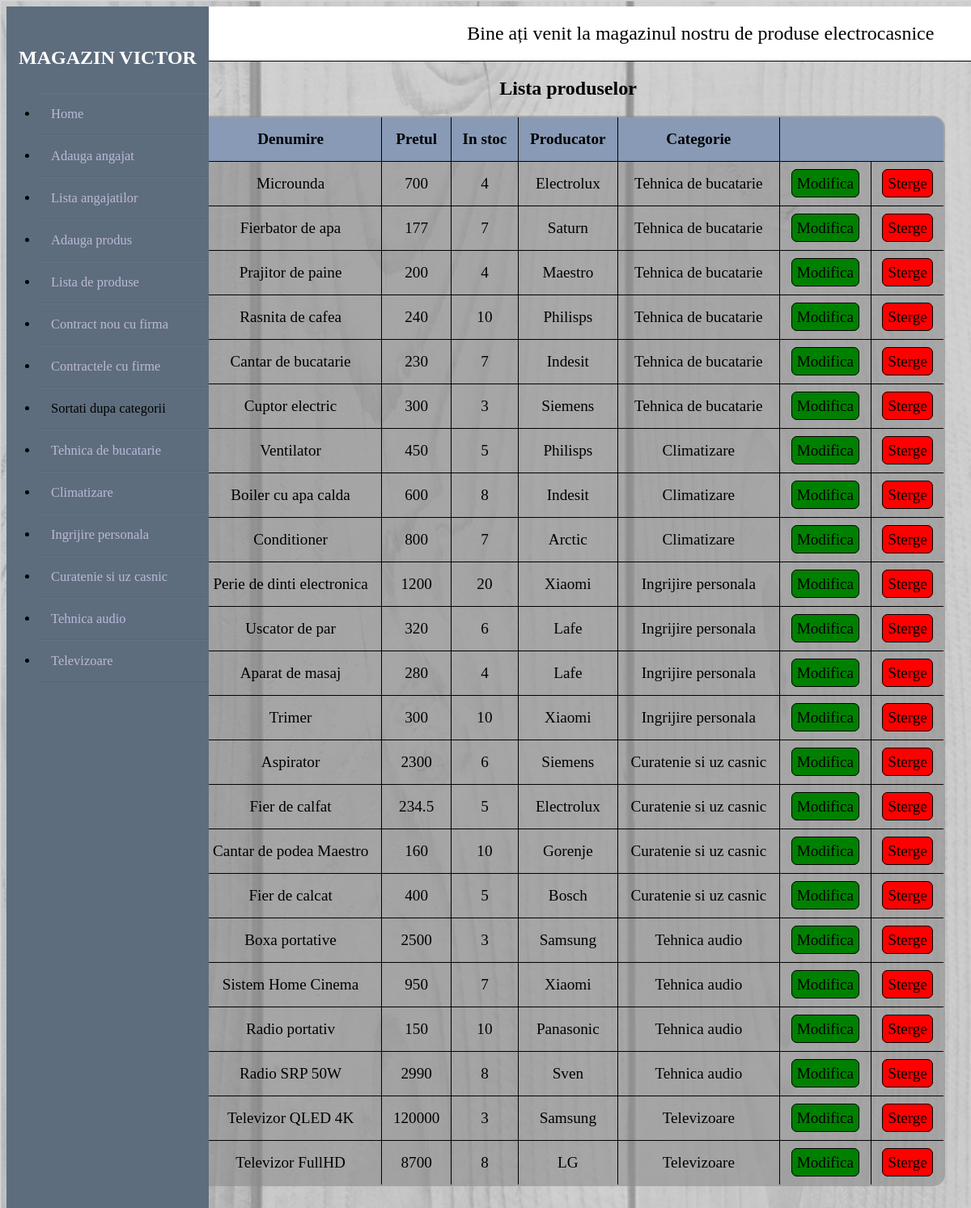
Page /teza/afisare_produs.php on the committed database.
### tables this page shows
CREATE TABLE `produse` (
  `id_produs` int(11) NOT NULL,
  `denumirea` varchar(100) NOT NULL,
  `pretul` double NOT NULL,
  `nr_stoc` int(11) DEFAULT NULL,
  `id_prod` int(11) NOT NULL,
  `id_categ` int(11) NOT NULL
);

CREATE TABLE `firma` (
  `id_producator` int(11) NOT NULL,
  `tara_producator` varchar(50) NOT NULL,
  `nume_firma` varchar(50) NOT NULL
);

CREATE TABLE `categorii` (
  `id_categorii` int(11) NOT NULL,
  `id_sectiune` int(11) NOT NULL,
  `nume_categorie` varchar(50) NOT NULL
);

### teza/afisare_produs.php (the view, shortened to what this page needs)
<?php
include('sever.php');
$res3 = mysqli_query($db, "SELECT id_produs, denumirea, pretul, nr_stoc, nume_firma, nume_categorie FROM produse NATURAL JOIN firma, categorii WHERE id_prod=id_producator AND id_categ=id_categorii;");
?>
<!DOCTYPE html>
<html>
<head>
	<link rel="stylesheet" type="text/css" href="stil.css">
</head>
<body>
<div class="wrapper">
    <div class="sidebar">
        <h2>Magazin Victor</h2>
        <ul>
            <li><a href="http://localhost/teza/index.php "> Home</a></li>
            <li><a href="http://localhost/teza/adauga_angajat.php "> Adauga angajat</a></li>
            <li><a href="http://localhost/teza/afisare_angajat.php "> Lista angajatilor</a></li>
            <li><a href="http://localhost/teza/adauga_produs.php">Adauga produs</a></li>
            <li><a href="http://localhost/teza/afisare_produs.php">Lista de produse</a></li>
            <li><a href="http://localhost/teza/adauga_contract.php">Contract nou cu firma</a></li>
            <li><a href="http://localhost/teza/afisare_firma.php">Contractele cu firme</a></li>
            <li>Sortati dupa categorii</li>
            <li><a href="http://localhost/teza/categ-1.php">Tehnica de bucatarie</a></li>
            <li><a href="http://localhost/teza/categ-2.php">Climatizare</a></li>
            <li><a href="http://localhost/teza/categ-3.php">Ingrijire personala</a></li>
            <li><a href="http://localhost/teza/categ-4.php">Curatenie si uz casnic</a></li>
            <li><a href="http://localhost/teza/categ-5.php">Tehnica audio</a></li>
            <li><a href="http://localhost/teza/categ-6.php">Televizoare</a></li>
        </ul>
    </div>
    <div class="main_content">
        <div class="header"> &nbsp &nbsp &nbsp &nbsp &nbsp &nbsp &nbsp &nbsp &nbsp &nbsp &nbsp &nbsp &nbsp &nbsp &nbsp &nbsp &nbsp &nbsp &nbsp &nbsp &nbsp &nbsp &nbsp &nbsp &nbsp &nbsp &nbsp &nbsp &nbsp   Bine ați venit la magazinul nostru de produse electrocasnice</div>
    </div>
</div>
 <h2><center>&nbsp &nbsp &nbsp &nbsp &nbsp &nbsp&nbsp &nbsp &nbsp &nbsp &nbsp &nbsp&nbsp &nbsp &nbsp &nbsp &nbsp &nbsp Lista produselor</center></h2>
<table border="1" style="border-radius: 15px 15px 15px 15px;">
    <thead >
        <tr class="cap">
            <th>Denumire</th>
            <th>Pretul</th>
            <th>In stoc</th>
            <th>Producator</th>
            <th>Categorie</th>
            <th colspan="2"></th>
        </tr>
    </thead>
    <tbody>
      <?php  while($row = mysqli_fetch_array($res3)) { ?>
          <tr>
          <td><?php echo $row['denumirea']; ?></td>
          <td><?php echo $row['pretul']; ?></td>
          <td><?php echo $row['nr_stoc']; ?></td>
          <td><?php echo $row['nume_firma']; ?></td>
          <td><?php echo $row['nume_categorie']; ?></td>
          <td>
          <a class="buton1" href="adauga_produs.php?edit3=<?php echo $row['id_produs']; ?>">Modifica</a>
          </td>
          <td>
                <a class="buton2" href="sever.php?del3=<?php echo $row['id_produs']; ?> ">Sterge</a>
          </td>
        </tr>
       <?php } ?>
    </tbody>
  </table>
<br><br><br>
</body>
</html>

### teza/stil.css (style rules this page uses)
body { background-image: url(backphoto.png); background-size: cover; background-attachment: fixed; }
a { text-decoration: none; }
table { border:2px solid black; width: 78%; margin-left: 20% ; border-collapse: collapse; border-radius: 10px 10px 10px 10px; overflow: hidden; background-color:rgba(140,140,140,0.6); }
tr { border-bottom: 1px solid black; }
th, td { border-bottom: 1px solid black; height: 30px; padding: 12px; text-align:center; font-size: 1.2em; }
thead { background-color: #889ab5 ; }
.wrapper .sidebar { width: 250px; height: 100%; background: #5D6D7E ; padding: 30px 0px; position: fixed; }
.wrapper .sidebar h2 { color: #fff; text-transform: uppercase; text-align: center; margin-bottom: 30px; }
.wrapper .sidebar ul li { padding: 15px; border-bottom: 1px solid #bdb8d7; border-bottom: 1px solid rgba(0,0,0,0.05); border-top: 1px solid rgba(255,255,255,0.05); font-size: 20px; }
.wrapper .sidebar ul li a { color: #bdb8d7; display: block; }
.wrapper .main_content { width: 84%; margin-left: 17%; }
.wrapper .main_content .header { padding: 20px; background: #fff; color: black; border-bottom: 1px solid black; font-size: 24px; }
.buton1 { padding: 0.3em; font-size: 1em; border-radius: 7px; border:1px solid black; background-color: green; color: black; text-decoration: none; }
.buton2 { padding: 0.3em; font-size: 1em; border-radius: 7px; border:1px solid black; background-color: red; color: black; text-decoration: none; }

### teza/afisare_produs.php (style rules this page uses)
.wrapper .sidebar ul li { padding: 15px; border-bottom: 1px solid #bdb8d7; border-bottom: 1px solid rgba(0,0,0,0.05); border-top: 1px solid rgba(255,255,255,0.05); font-size: 1.03em; }

### rows in the picture
produse: denumirea "Microunda", pretul "700", nr_stoc "4", id_prod.nume_firma "Electrolux", id_categ.nume_categorie "Tehnica de bucatarie"
produse: denumirea "Fierbator de apa", pretul "177", nr_stoc "7", id_prod.nume_firma "Saturn", id_categ.nume_categorie "Tehnica de bucatarie"
produse: denumirea "Prajitor de paine", pretul "200", nr_stoc "4", id_prod.nume_firma "Maestro", id_categ.nume_categorie "Tehnica de bucatarie"
produse: denumirea "Rasnita de cafea", pretul "240", nr_stoc "10", id_prod.nume_firma "Philisps", id_categ.nume_categorie "Tehnica de bucatarie"
produse: denumirea "Cantar de bucatarie", pretul "230", nr_stoc "7", id_prod.nume_firma "Indesit", id_categ.nume_categorie "Tehnica de bucatarie"
produse: denumirea "Cuptor electric", pretul "300", nr_stoc "3", id_prod.nume_firma "Siemens", id_categ.nume_categorie "Tehnica de bucatarie"
produse: denumirea "Ventilator", pretul "450", nr_stoc "5", id_prod.nume_firma "Philisps", id_categ.nume_categorie "Climatizare"
produse: denumirea "Boiler cu apa calda", pretul "600", nr_stoc "8", id_prod.nume_firma "Indesit", id_categ.nume_categorie "Climatizare"
produse: denumirea "Conditioner", pretul "800", nr_stoc "7", id_prod.nume_firma "Arctic", id_categ.nume_categorie "Climatizare"
produse: denumirea "Perie de dinti electronica", pretul "1200", nr_stoc "20", id_prod.nume_firma "Xiaomi", id_categ.nume_categorie "Ingrijire personala"
produse: denumirea "Uscator de par", pretul "320", nr_stoc "6", id_prod.nume_firma "Lafe", id_categ.nume_categorie "Ingrijire personala"
produse: denumirea "Aparat de masaj", pretul "280", nr_stoc "4", id_prod.nume_firma "Lafe", id_categ.nume_categorie "Ingrijire personala"
produse: denumirea "Trimer", pretul "300", nr_stoc "10", id_prod.nume_firma "Xiaomi", id_categ.nume_categorie "Ingrijire personala"
produse: denumirea "Aspirator", pretul "2300", nr_stoc "6", id_prod.nume_firma "Siemens", id_categ.nume_categorie "Curatenie si uz casnic"
produse: denumirea "Fier de calfat", pretul "234.5", nr_stoc "5", id_prod.nume_firma "Electrolux", id_categ.nume_categorie "Curatenie si uz casnic"
produse: denumirea "Cantar de podea Maestro", pretul "160", nr_stoc "10", id_prod.nume_firma "Gorenje", id_categ.nume_categorie "Curatenie si uz casnic"
produse: denumirea "Fier de calcat", pretul "400", nr_stoc "5", id_prod.nume_firma "Bosch", id_categ.nume_categorie "Curatenie si uz casnic"
produse: denumirea "Boxa portative", pretul "2500", nr_stoc "3", id_prod.nume_firma "Samsung", id_categ.nume_categorie "Tehnica audio"
produse: denumirea "Sistem Home Cinema", pretul "950", nr_stoc "7", id_prod.nume_firma "Xiaomi", id_categ.nume_categorie "Tehnica audio"
produse: denumirea "Radio portativ", pretul "150", nr_stoc "10", id_prod.nume_firma "Panasonic", id_categ.nume_categorie "Tehnica audio"
produse: denumirea "Radio SRP 50W", pretul "2990", nr_stoc "8", id_prod.nume_firma "Sven", id_categ.nume_categorie "Tehnica audio"
produse: denumirea "Televizor QLED 4K", pretul "120000", nr_stoc "3", id_prod.nume_firma "Samsung", id_categ.nume_categorie "Televizoare"
produse: denumirea "Televizor FullHD", pretul "8700", nr_stoc "8", id_prod.nume_firma "LG", id_categ.nume_categorie "Televizoare"
